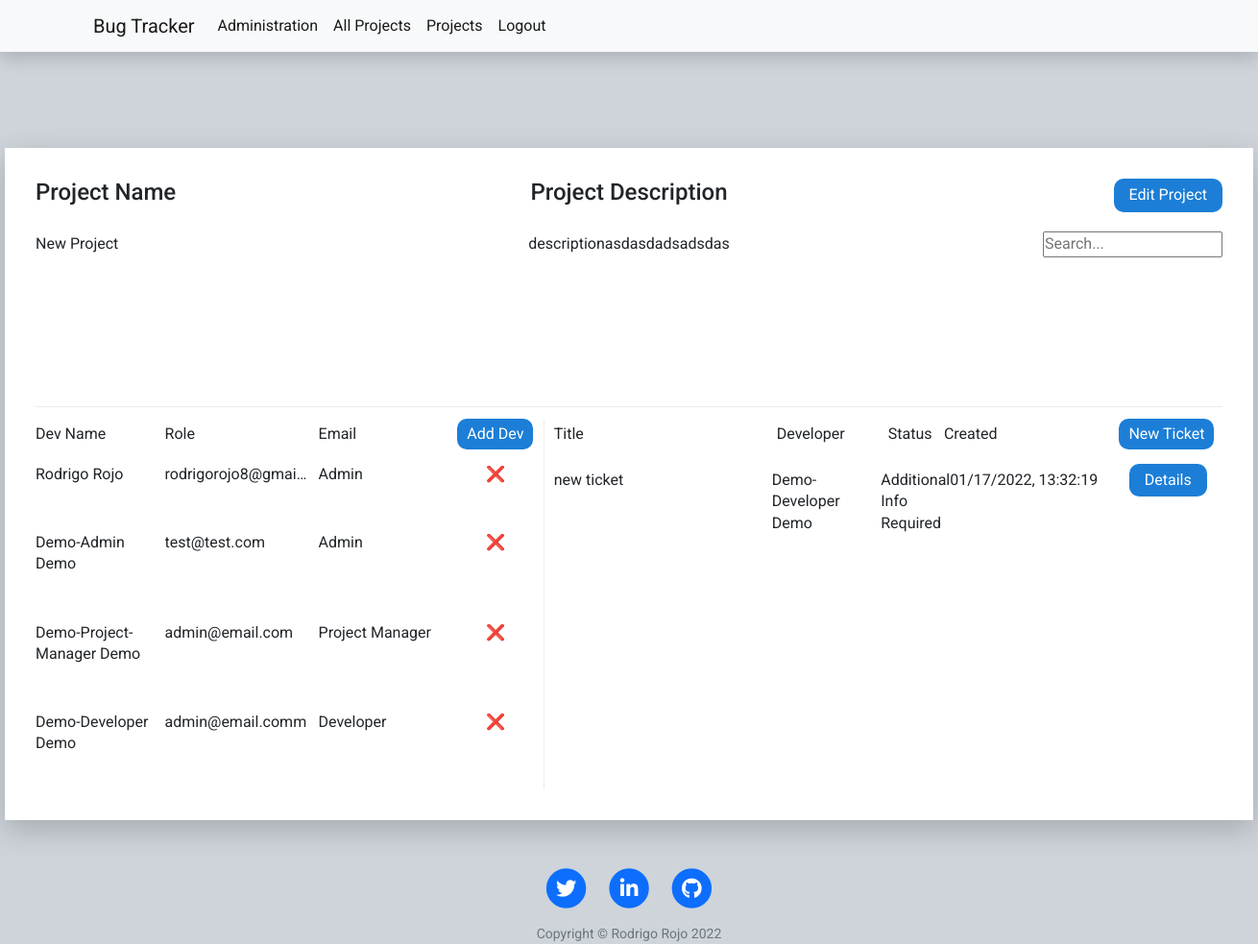
Before: /project/4 (signed in) with the older database file.
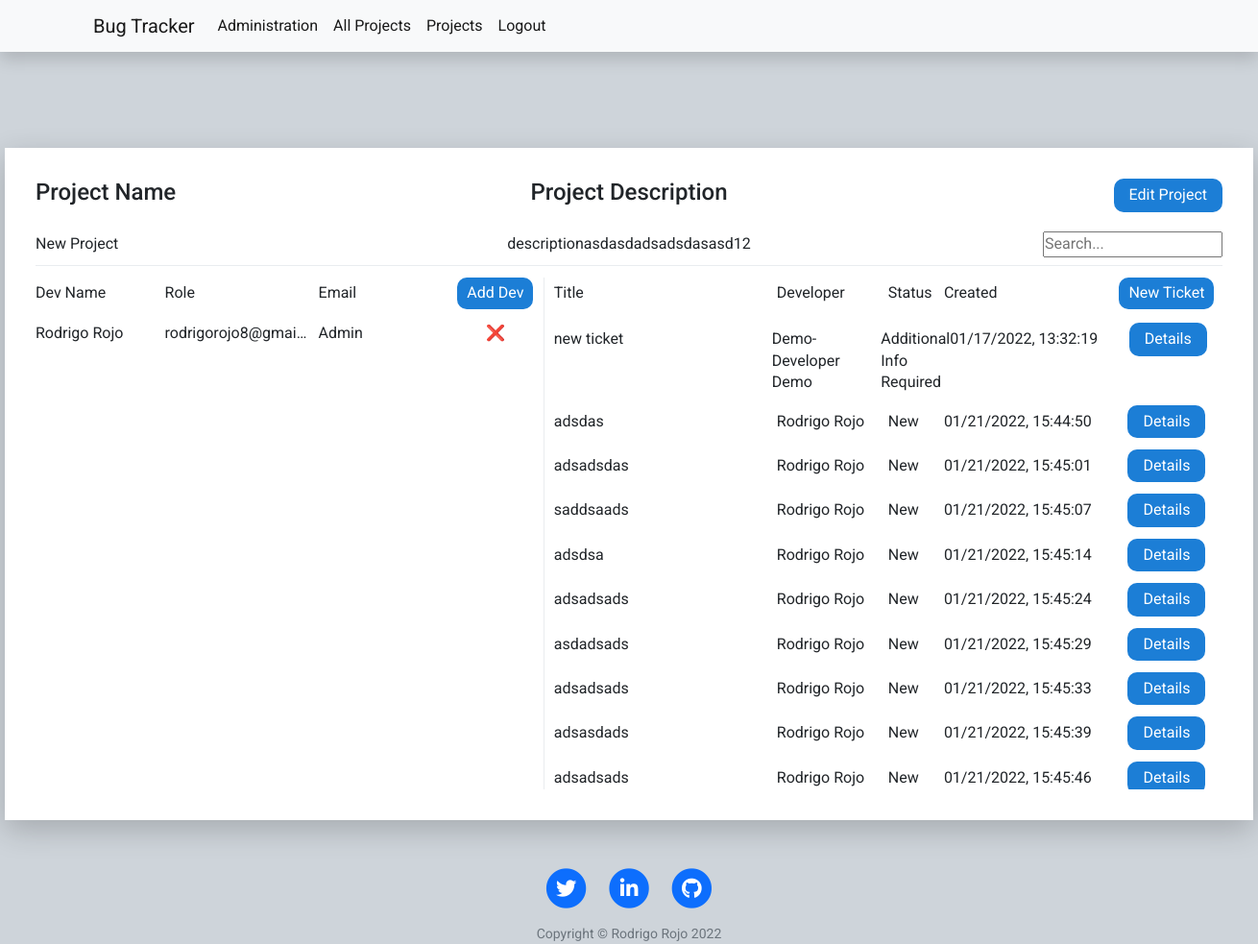
After: the same page with the newer database file.
### tables this page shows
CREATE TABLE project(id integer PRIMARY KEY,name VARCHAR(100),description VARCHAR(250),author VARCHAR(100));

CREATE TABLE "ticket" (
	"id"	integer,
	"title"	VARCHAR(100),
	"description"	VARCHAR(250),
	"developer"	VARCHAR(100),
	"created"	VARCHAR(100),
	"author"	VARCHAR(100),
	"ticket_priority"	VARCHAR(50),
	"ticket_status"	VARCHAR(50),
	"ticket_type"	VARCHAR(50),
	"updated"	VARCHAR(100),
	"project_id"	 NOT NULL,
	"user_id"	 NOT NULL,
	PRIMARY KEY("id"),
	CONSTRAINT "FK_project" FOREIGN KEY("project_id") REFERENCES "project"("id"),
	FOREIGN KEY("user_id") REFERENCES "user"("id")
);

### main.py (models this page shows)
class User(UserMixin, db.Model):
    id = db.Column(db.Integer, primary_key=True)
    email = db.Column(db.String(250), unique=True)
    password = db.Column(db.String(250))
    first_name = db.Column(db.String(50))
    last_name = db.Column(db.String(50))
    role = db.Column(db.String(50))

### main.py (the view)
@app.route("/project/<id>")
@login_required
def project(id):
    database.delete_duplicate_devs_from_projects()
    devs = database.get_project_devs(id)
    project = database.get_project_by_id(id)
    tickets = database.get_tickets_by_project_id(id)
    all_users = database.get_all_users()
    return render_template("project.html",
                           project=project,
                           all_users=all_users,
                           devs=devs,
                           tickets=tickets,
                           year=year)

### database.py (called while the page is built, shortened)
def get_all_users():
    conn = sqlite3.connect(database="bug_tracker.db")
    cur = conn.cursor()
    sql = ''' SELECT id, first_name, last_name, email, role
               FROM user; '''
    cur.execute(sql)
    data = cur.fetchall()
    conn.close()
    return data

def get_project_by_id(id):
    conn = sqlite3.connect(database="bug_tracker.db")
    cur = conn.cursor()
    sql = f''' SELECT * from project
               WHERE id = {id}; '''
    cur.execute(sql)
    data = cur.fetchone()
    conn.close()
    return data

def get_tickets_by_project_id(id):
    conn = sqlite3.connect(database="bug_tracker.db")
    cur = conn.cursor()
    sql = f''' SELECT * FROM ticket
               WHERE project_id = '{id}'; '''
    cur.execute(sql)
    data = cur.fetchall()
    conn.close()
    return data

def delete_duplicate_devs_from_projects():
    conn = sqlite3.connect(database="bug_tracker.db")
    cur = conn.cursor()
    sql = f''' SELECT id, user_id, project_id, count(*)
               FROM project_dev
               GROUP by user_id, project_id
               HAVING COUNT(*)>1; '''
    cur.execute(sql)
    data = cur.fetchall()
    conn.close()

### templates/project.html (shortened to what this page needs)
{% include "header.html" %}
<div class="main-container grid">
    <div class="project-container grid">
        <div class="project-description grid">
            <h4>Project Name</h4>
            <h4 class="second-item">Project Description</h4>
            {% if current_user.role == "Project Manager" or current_user.role == "Admin" %}
            <button data-toggle="modal" data-target="#edit-project"
                class="add-project-btn editProjectBtn last-item">Edit Project</button>
            {% endif %}
        </div>
        <div class="data grid">
            <p><label class="small-screen-label">Project Name:</label>{{project[1]}}</p>
            <p class="second-item"><label class="small-screen-label">Project Description:</label>{{project[2]}}</p>
            <input class="last-item" type="text" id="mySearch" onkeyup="myTickets()" placeholder="Search..."
                title="Type in a category">
        </div>
    </div>
    <div id="devDiv" class="dev-container grid scroll">
        <div class="dev-description grid">
            <p>Dev Name</p>
            <p>Role</p>
            <p>Email</p>
            {% if current_user.role == "Project Manager" or current_user.role == "Admin" %}
            <button class="add-dev-btn" data-toggle="modal" data-target="#dev_id">Add Dev</button>
            {% endif %}
        </div>
        {% for dev in devs %}
        <span class="dev-data grid">
            <p><label class="small-screen-label">Developer Name:</label>{{dev[1]}} {{dev[2]}}</p>
            <p class="overflow"><label class="small-screen-label">Email:</label>{{dev[4]}}</p>
            <p><label class="small-screen-label">Project Role:</label>{{dev[3]}}</p>
            {% if current_user.role == "Admin" %}
            <a class="del-dev topcorner"
                href="{{url_for('delete_dev_project', id=dev[0], project_id=project[0])}}">❌</a>
            {% endif %}
        </span>
        {% endfor %}
    </div>
    <div id="myTickets" class="ticket-container grid scroll">
        <div class="ticket-description grid">
            <p>Title</p>
            <p>Developer</p>
            <p>Status</p>
            <p>Created</p>
            {% if current_user.role == "Project Manager" or current_user.role == "Admin" %}
            <button class="add-ticket-btn" data-toggle="modal" data-target="#add-ticket">New Ticket</button>
            {% endif %}
        </div>
        {% for ticket in tickets %}
        <span class="ticket-data grid">
            <p class="overflow"><label class="small-screen-label">Ticket Title:</label>{{ticket[1]}}</p>
            <p><label class="small-screen-label">Ticket Author:</label>{{ticket[3]}}</p>
            <p><label class="small-screen-label">Ticket Status:</label>{{ticket[7]}}</p>
            <p><label class="small-screen-label">Ticket Created:</label>{{ticket[4]}}</p>
            <a class="ticket-link" href="{{url_for('ticket', id=ticket[0])}}">Details</a>
        </span>
        {% endfor %}
    </div>
</div>
{% include "footer.html" %}

Changed rows visible on the page:
no longer on this page (row unchanged): User: first_name "Demo-Admin", last_name "Demo", email "test@test.com", role "Admin"
no longer on this page (row unchanged): User: first_name "Demo-Project-Manager", last_name "Demo", email "admin@email.com", role "Project Manager"
no longer on this page (row unchanged): User: first_name "Demo-Developer", last_name "Demo", email "admin@email.comm", role "Developer"
changed project "New Project": description "descriptionasdasdadsadsdas" → "descriptionasdasdadsadsdasasd12"
added ticket: title "adsdas", developer "Rodrigo Rojo", ticket_status "New", created "01/21/2022, 15:44:50"
added ticket: title "adsadsdas", developer "Rodrigo Rojo", ticket_status "New", created "01/21/2022, 15:45:01"
added ticket: title "saddsaads", developer "Rodrigo Rojo", ticket_status "New", created "01/21/2022, 15:45:07"
added ticket: title "adsdsa", developer "Rodrigo Rojo", ticket_status "New", created "01/21/2022, 15:45:14"
added ticket: title "adsadsads", developer "Rodrigo Rojo", ticket_status "New", created "01/21/2022, 15:45:24"
added ticket: title "asdadsads", developer "Rodrigo Rojo", ticket_status "New", created "01/21/2022, 15:45:29"
added ticket: title "adsadsads", developer "Rodrigo Rojo", ticket_status "New", created "01/21/2022, 15:45:33"
added ticket: title "adsasdads", developer "Rodrigo Rojo", ticket_status "New", created "01/21/2022, 15:45:39"
added ticket: title "adsadsads", developer "Rodrigo Rojo", ticket_status "New", created "01/21/2022, 15:45:46"
